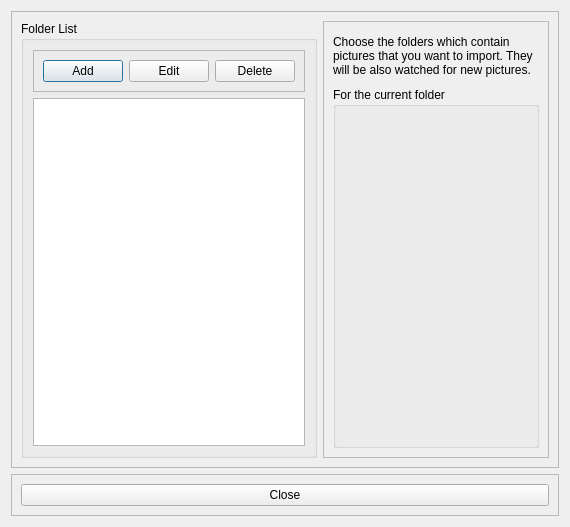
<?xml version="1.0" encoding="UTF-8"?>
<ui version="4.0">
 <class>FolderManagerWindow</class>
 <widget class="QDialog" name="FolderManagerWindow">
  <property name="geometry">
   <rect>
    <x>0</x>
    <y>0</y>
    <width>570</width>
    <height>527</height>
   </rect>
  </property>
  <property name="windowTitle">
   <string>Dialog</string>
  </property>
  <layout class="QVBoxLayout" name="verticalLayout">
   <item>
    <widget class="QFrame" name="frame">
     <property name="frameShape">
      <enum>QFrame::StyledPanel</enum>
     </property>
     <property name="frameShadow">
      <enum>QFrame::Raised</enum>
     </property>
     <layout class="QHBoxLayout" name="horizontalLayout">
      <item>
       <widget class="QGroupBox" name="groupBox">
        <property name="maximumSize">
         <size>
          <width>300</width>
          <height>16777215</height>
         </size>
        </property>
        <property name="title">
         <string>Folder List</string>
        </property>
        <layout class="QVBoxLayout" name="verticalLayout_4">
         <item>
          <widget class="QFrame" name="frame_3">
           <property name="frameShape">
            <enum>QFrame::StyledPanel</enum>
           </property>
           <property name="frameShadow">
            <enum>QFrame::Raised</enum>
           </property>
           <layout class="QGridLayout" name="gridLayout">
            <item row="0" column="0">
             <widget class="QPushButton" name="btn_AddFolder">
              <property name="text">
               <string>Add</string>
              </property>
             </widget>
            </item>
            <item row="0" column="1">
             <widget class="QPushButton" name="btn_EditFolder">
              <property name="text">
               <string>Edit</string>
              </property>
             </widget>
            </item>
            <item row="0" column="2">
             <widget class="QPushButton" name="btn_DeleteFolder">
              <property name="text">
               <string>Delete</string>
              </property>
             </widget>
            </item>
           </layout>
          </widget>
         </item>
         <item>
          <widget class="QListView" name="listView_FolderList">
           <property name="selectionBehavior">
            <enum>QAbstractItemView::SelectItems</enum>
           </property>
          </widget>
         </item>
        </layout>
       </widget>
      </item>
      <item>
       <widget class="QFrame" name="frame_4">
        <property name="maximumSize">
         <size>
          <width>250</width>
          <height>16777215</height>
         </size>
        </property>
        <property name="frameShape">
         <enum>QFrame::StyledPanel</enum>
        </property>
        <property name="frameShadow">
         <enum>QFrame::Raised</enum>
        </property>
        <layout class="QVBoxLayout" name="verticalLayout_3">
         <property name="spacing">
          <number>6</number>
         </property>
         <property name="leftMargin">
          <number>9</number>
         </property>
         <item>
          <widget class="QLabel" name="label">
           <property name="maximumSize">
            <size>
             <width>16777215</width>
             <height>50</height>
            </size>
           </property>
           <property name="text">
            <string>Choose the folders which contain pictures that you want to import. They will be also watched for new pictures.</string>
           </property>
           <property name="wordWrap">
            <bool>true</bool>
           </property>
          </widget>
         </item>
         <item>
          <widget class="QGroupBox" name="groupBox_2">
           <property name="title">
            <string>For the current folder</string>
           </property>
          </widget>
         </item>
        </layout>
       </widget>
      </item>
     </layout>
    </widget>
   </item>
   <item>
    <widget class="QFrame" name="frame_2">
     <property name="minimumSize">
      <size>
       <width>0</width>
       <height>0</height>
      </size>
     </property>
     <property name="maximumSize">
      <size>
       <width>16777215</width>
       <height>60</height>
      </size>
     </property>
     <property name="frameShape">
      <enum>QFrame::StyledPanel</enum>
     </property>
     <property name="frameShadow">
      <enum>QFrame::Raised</enum>
     </property>
     <layout class="QVBoxLayout" name="verticalLayout_2">
      <item>
       <widget class="QPushButton" name="btn_Close">
        <property name="text">
         <string>Close</string>
        </property>
       </widget>
      </item>
     </layout>
    </widget>
   </item>
  </layout>
 </widget>
 <resources/>
 <connections/>
</ui>
